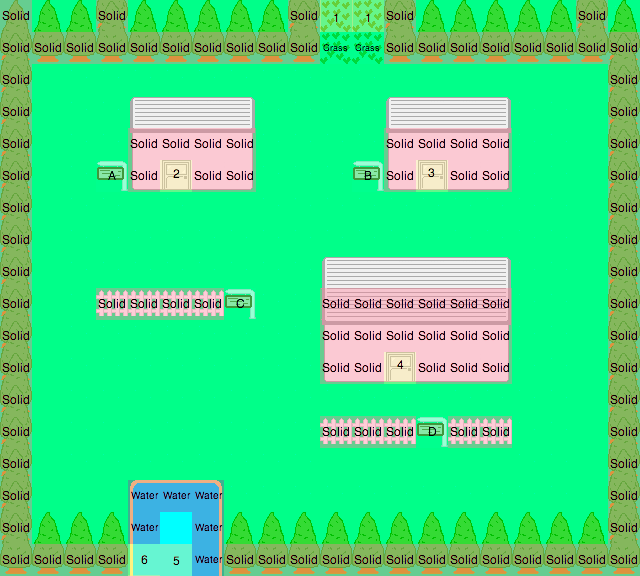

A level layout from a 2D game, rendered from its tile map. Below: a short description, then the map file with its tile-grid data intact:
An orthogonal 20x18 tile map with 32x32 px tiles, 3 tile layers (Background, TreeTops, Meta), 2 tilesets.

<map version="1.0" orientation="orthogonal" width="20" height="18" tilewidth="32" tileheight="32">
 <tileset firstgid="1" name="standard_tileset" tilewidth="32" tileheight="32">
  <image source="standard_tileset.png" width="320" height="320" />
 </tileset>
 <tileset firstgid="101" name="meta" tilewidth="32" tileheight="32">
  <image source="meta.png" width="256" height="128" />
  <tile id="0">
   <properties>
    <property name="solid" value="" />
   </properties>
  </tile>
  <tile id="1">
   <properties>
    <property name="LoadScene" value="Route1" />
    <property name="grass" value="" />
    <property name="monster" value="" />
    <property name="x" value="224" />
    <property name="y" value="32" />
   </properties>
  </tile>
  <tile id="2">
   <properties>
    <property name="message" value="Zach's House" />
    <property name="solid" value="" />
   </properties>
  </tile>
  <tile id="3">
   <properties>
    <property name="message" value="The water is sparkling in the sunrise." />
    <property name="water" value="" />
   </properties>
  </tile>
  <tile id="8">
   <properties>
    <property name="LoadScene" value="YourHouse" />
    <property name="x" value="96" />
    <property name="y" value="64" />
   </properties>
  </tile>
  <tile id="9">
   <properties>
    <property name="LoadScene" value="NikkiesHouse" />
    <property name="x" value="96" />
    <property name="y" value="64" />
   </properties>
  </tile>
  <tile id="10">
   <properties>
    <property name="LoadScene" value="TheLab" />
    <property name="x" value="190" />
    <property name="y" value="64" />
   </properties>
  </tile>
  <tile id="12">
   <properties>
    <property name="message" value="Nikkie's House" />
    <property name="solid" value="" />
   </properties>
  </tile>
  <tile id="13">
   <properties>
    <property name="message" value="PALLET TOWN - Shades of your adventure await!" />
    <property name="solid" value="" />
   </properties>
  </tile>
  <tile id="14">
   <properties>
    <property name="message" value="OAK POKéMON RESEARCH LAB" />
    <property name="solid" value="" />
   </properties>
  </tile>
  <tile id="16">
   <properties>
    <property name="water" value="" />
   </properties>
  </tile>
  <tile id="28">
   <properties>
    <property name="grass" value="" />
    <property name="monster" value="" />
   </properties>
  </tile>
 </tileset>
 <layer name="Background" width="20" height="18">
  <data encoding="csv">
3,3,3,91,3,3,3,3,3,91,82,82,91,3,3,3,3,3,91,1,
91,71,71,71,71,71,71,71,71,71,82,82,71,71,71,71,71,71,71,91,
91,3,1,1,1,1,1,1,1,1,1,1,3,3,3,3,3,3,3,91,
91,3,1,1,1,1,1,1,1,1,1,1,1,1,1,1,1,1,3,91,
91,3,1,1,78,79,79,80,1,1,1,1,78,79,79,80,1,1,3,91,
91,3,1,75,88,89,60,90,1,1,1,75,88,89,60,90,1,1,3,91,
91,3,1,1,3,1,3,3,1,1,1,1,1,1,1,1,1,1,3,91,
91,3,1,1,1,1,1,1,1,1,1,1,1,1,1,1,1,1,3,91,
91,3,1,1,1,1,1,1,1,1,1,1,1,1,1,1,1,1,3,91,
91,3,1,55,55,55,55,75,1,1,1,98,98,98,98,1,1,1,3,91,
91,3,1,1,1,1,1,1,1,1,78,79,79,79,79,80,1,1,3,91,
91,3,1,1,1,1,1,1,1,1,88,60,89,60,60,90,1,1,3,91,
91,3,1,1,1,1,1,1,1,1,1,1,1,1,1,1,1,1,3,91,
91,3,1,1,1,1,1,1,1,1,55,55,55,75,55,55,1,1,3,91,
91,3,1,1,1,1,1,1,1,1,3,3,3,3,3,3,1,1,3,91,
91,3,3,3,36,37,38,1,1,1,1,1,1,1,1,1,1,1,3,91,
91,1,3,3,46,47,48,3,3,3,3,3,3,3,3,3,3,3,3,91,
71,71,71,71,46,47,48,71,71,71,71,71,71,71,71,71,71,71,71,71
</data>
 </layer>
 <layer name="TreeTops" width="20" height="18">
  <data encoding="csv">
81,81,81,0,81,81,81,81,81,0,83,83,0,81,81,81,81,81,0,81,
0,0,0,0,0,0,0,0,0,0,83,83,0,0,0,0,0,0,0,0,
0,0,0,0,0,0,0,0,0,0,0,0,0,0,0,0,0,0,0,0,
0,0,0,0,68,69,69,70,0,0,0,0,68,69,69,70,0,0,0,0,
0,0,0,0,0,0,0,0,0,0,0,0,0,0,0,0,0,0,0,0,
0,0,0,0,0,0,0,0,0,0,0,0,0,0,0,0,0,0,0,0,
0,0,0,0,0,0,0,0,0,0,0,0,0,0,0,0,0,0,0,0,
0,0,0,0,0,0,0,0,0,0,0,0,0,0,0,0,0,0,0,0,
0,0,0,0,0,0,0,0,0,0,68,69,69,69,69,70,0,0,0,0,
0,0,0,0,0,0,0,0,0,0,99,0,0,0,0,100,0,0,0,0,
0,0,0,0,0,0,0,0,0,0,0,0,0,0,0,0,0,0,0,0,
0,0,0,0,0,0,0,0,0,0,0,0,0,0,0,0,0,0,0,0,
0,0,0,0,0,0,0,0,0,0,0,0,0,0,0,0,0,0,0,0,
0,0,0,0,0,0,0,0,0,0,0,0,0,0,0,0,0,0,0,0,
0,0,0,0,0,0,0,0,0,0,0,0,0,0,0,0,0,0,0,0,
0,0,0,0,0,0,0,0,0,0,0,0,0,0,0,0,0,0,0,0,
0,81,81,81,0,0,0,81,81,81,81,81,81,81,81,81,81,81,81,0,
0,0,0,0,0,0,0,0,0,0,0,0,0,0,0,0,0,0,0,0
</data>
 </layer>
 <layer name="Meta" width="20" height="18">
  <data encoding="csv">
101,0,0,101,0,0,0,0,0,101,102,102,101,0,0,0,0,0,101,0,
101,101,101,101,101,101,101,101,101,101,129,129,101,101,101,101,101,101,101,101,
101,0,0,0,0,0,0,0,0,0,0,0,0,0,0,0,0,0,0,101,
101,0,0,0,0,0,0,0,0,0,0,0,0,0,0,0,0,0,0,101,
101,0,0,0,101,101,101,101,0,0,0,0,101,101,101,101,0,0,0,101,
101,0,0,103,101,109,101,101,0,0,0,113,101,110,101,101,0,0,0,101,
101,0,0,0,0,0,0,0,0,0,0,0,0,0,0,0,0,0,0,101,
101,0,0,0,0,0,0,0,0,0,0,0,0,0,0,0,0,0,0,101,
101,0,0,0,0,0,0,0,0,0,0,0,0,0,0,0,0,0,0,101,
101,0,0,101,101,101,101,114,0,0,101,101,101,101,101,101,0,0,0,101,
101,0,0,0,0,0,0,0,0,0,101,101,101,101,101,101,0,0,0,101,
101,0,0,0,0,0,0,0,0,0,101,101,111,101,101,101,0,0,0,101,
101,0,0,0,0,0,0,0,0,0,0,0,0,0,0,0,0,0,0,101,
101,0,0,0,0,0,0,0,0,0,101,101,101,115,101,101,0,0,0,101,
101,0,0,0,0,0,0,0,0,0,0,0,0,0,0,0,0,0,0,101,
101,0,0,0,104,104,104,0,0,0,0,0,0,0,0,0,0,0,0,101,
101,0,0,0,104,0,104,0,0,0,0,0,0,0,0,0,0,0,0,101,
101,101,101,101,117,112,104,101,101,101,101,101,101,101,101,101,101,101,101,101
</data>
 </layer>
</map>